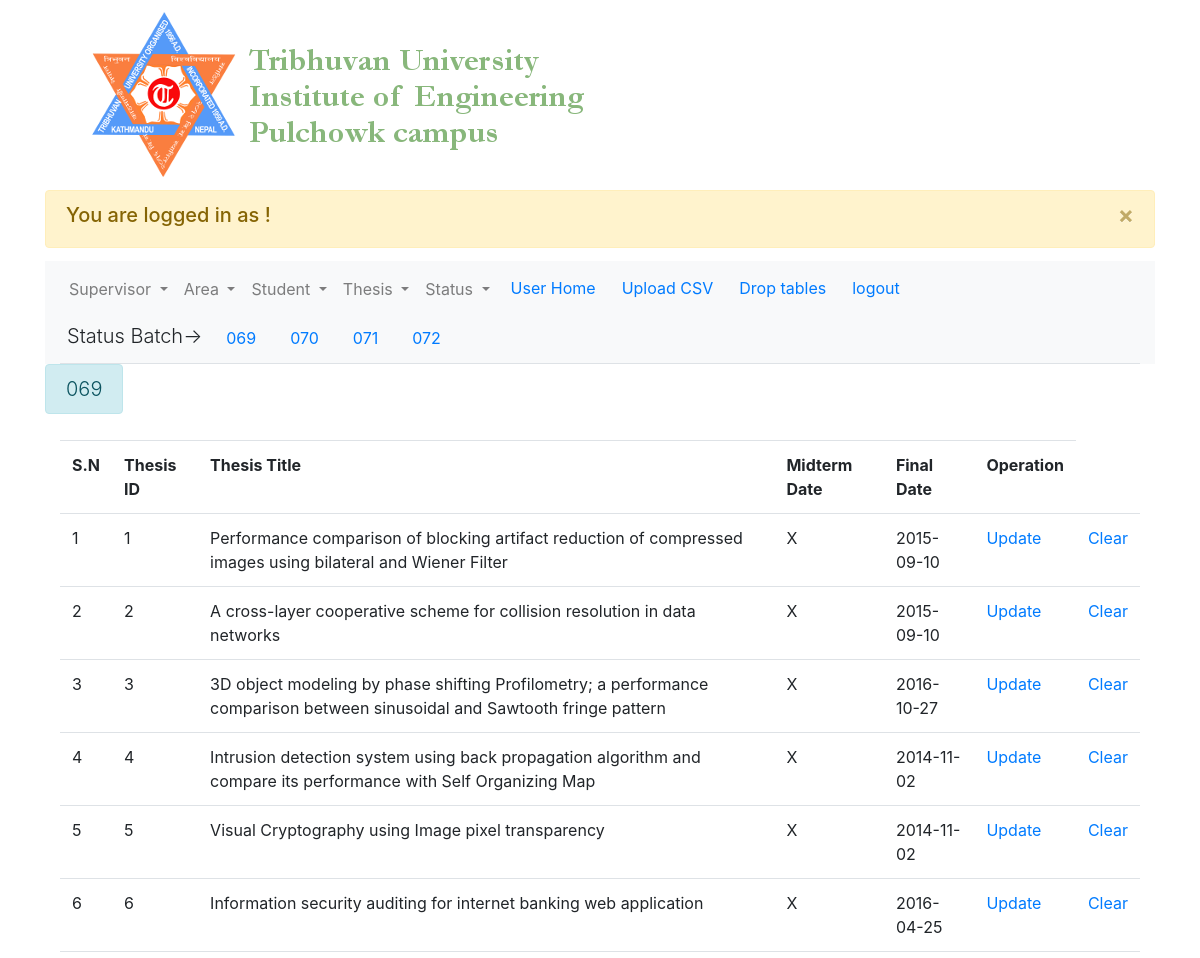
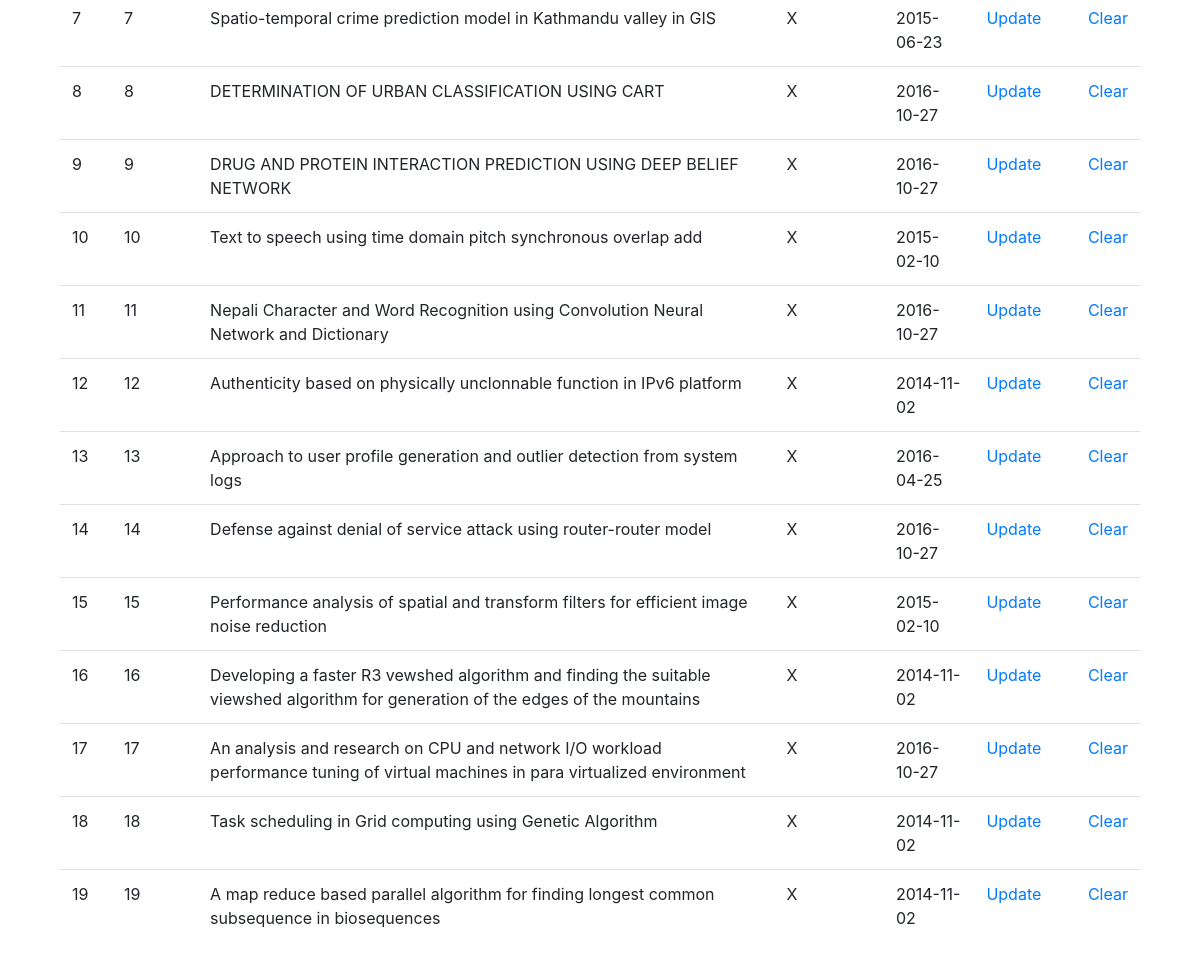
Page /updateStatusbyBatch.php?batch=069 (signed in) on the committed database (2 pictures, top to bottom).
### tables this page shows
CREATE TABLE `student_writes_thesis` (
  `writes_id` int(11) NOT NULL,
  `stud_batch` varchar(5) NOT NULL,
  `stud_depart` varchar(5) NOT NULL,
  `stud_rollno` varchar(5) NOT NULL,
  `thesis_id` int(11) NOT NULL
);

CREATE TABLE `status` (
  `thesis_id` int(11) NOT NULL,
  `mid_term` date DEFAULT NULL,
  `final` date DEFAULT NULL
);

CREATE TABLE `thesis` (
  `id` int(11) NOT NULL,
  `sup_id` int(11) NOT NULL,
  `title` varchar(250) NOT NULL
);

### updateStatusbyBatch.php (the view, shortened to what this page needs)
<?php
	if ($_SESSION['loggedin'])
	{
		include('statusbyBatch.php');
		$batch = $_GET['batch'];
		$query = "SELECT * FROM student_writes_thesis
		INNER JOIN student on stud_batch = batch and stud_depart = department and stud_rollno = class_rollno
		INNER JOIN thesis on thesis.id = student_writes_thesis.thesis_id
		INNER JOIN status on status.thesis_id = thesis.id
		where stud_batch = '$batch' ";
		$data = mysqli_query($conn, $query);
		$records = mysqli_num_rows($data);
		if($records != 0){
			?>	<div class="lead h3 alert alert-info" style="float:left;"><?php echo $batch;?></div>
				<div class="container">
				<table class="table" style="margin-top:7%;  ">
				    <tr>
				    	<th scope="col">S.N</th>
				    	<th scope="col">Thesis ID</th>
				      <th scope="col">Thesis Title</th>
				      <th scope="col">Midterm Date</th>
				      <th scope="col">Final Date</th>
				    <th scop="col">Operation</th>
				    </tr>
			<?php
			$sn = 0;
			while($fetch = mysqli_fetch_assoc($data)){
				if($fetch['mid_term'] != '0000-00-00'){
					$midterm = $fetch['mid_term'];
				}
				else{
					$midterm = 'X';
				}
				if($fetch['final'] != '0000-00-00'){
					$final = $fetch['final'];
				}
				else{
					$final = 'X';
				}
				echo "<tr>
						<td>".++$sn."</td>
						<td>".$fetch['thesis_id']."</td>
						<td>".$fetch['title']."</td>
						<td>".$midterm."</td>
						<td>".$final."</td>
						<td><a href='updateStatus.php?thesis_id=$fetch[thesis_id]&mdl_trm=$fetch[mid_term]&fnl=$fetch[final]&batch=$batch'>Update</a></td>
					 	<td><a href='deleteStatus.php?thesis_id=$fetch[thesis_id]&batch=$batch' onclick='return checkDelete()'>Clear</a></td>
					  </tr>";
			}
	}
	else{
		echo '<div class="alert alert-primary container" style=" margin-top:12%;" >No record Found.</div>';
	}
?>
				</table>
			</div>
		</body>
	</html>
	<?php
	}
else
{
	echo '<div class=" alert alert-warning "> You were not logged in !!!</div>';
	header('Location: adminIOE.html');
}
?>

### rows in the picture
student_writes_thesis: status.thesis_id "1", thesis.title "Performance comparison of blocking artifact reduction of compressed images using bilateral and Wiener Filter", status.mid_term "X", status.final "2015-09-10"
student_writes_thesis: status.thesis_id "2", thesis.title "A cross-layer cooperative scheme for collision resolution in data networks", status.mid_term "X", status.final "2015-09-10"
student_writes_thesis: status.thesis_id "3", thesis.title "3D object modeling by phase shifting Profilometry; a performance comparison between sinusoidal and Sawtooth fringe pattern", status.mid_term "X", status.final "2016-10-27"
student_writes_thesis: status.thesis_id "4", thesis.title "Intrusion detection system using back propagation algorithm and compare its performance with Self Organizing Map", status.mid_term "X", status.final "2014-11-02"
student_writes_thesis: status.thesis_id "5", thesis.title "Visual Cryptography using Image pixel transparency", status.mid_term "X", status.final "2014-11-02"
student_writes_thesis: status.thesis_id "6", thesis.title "Information security auditing for internet banking web application", status.mid_term "X", status.final "2016-04-25"
student_writes_thesis: status.thesis_id "7", thesis.title "Spatio-temporal crime prediction model in Kathmandu valley in GIS", status.mid_term "X", status.final "2015-06-23"
student_writes_thesis: status.thesis_id "8", thesis.title "DETERMINATION OF URBAN CLASSIFICATION USING CART", status.mid_term "X", status.final "2016-10-27"
student_writes_thesis: status.thesis_id "9", thesis.title "DRUG AND PROTEIN INTERACTION PREDICTION USING DEEP BELIEF NETWORK", status.mid_term "X", status.final "2016-10-27"
student_writes_thesis: status.thesis_id "10", thesis.title "Text to speech using time domain pitch synchronous overlap add", status.mid_term "X", status.final "2015-02-10"
student_writes_thesis: status.thesis_id "11", thesis.title "Nepali Character and Word Recognition using Convolution Neural Network and Dictionary", status.mid_term "X", status.final "2016-10-27"
student_writes_thesis: status.thesis_id "12", thesis.title "Authenticity based on physically unclonnable function in IPv6 platform", status.mid_term "X", status.final "2014-11-02"
student_writes_thesis: status.thesis_id "13", thesis.title "Approach to user profile generation and outlier detection from system logs", status.mid_term "X", status.final "2016-04-25"
student_writes_thesis: status.thesis_id "14", thesis.title "Defense against denial of service attack using router-router model", status.mid_term "X", status.final "2016-10-27"
student_writes_thesis: status.thesis_id "15", thesis.title "Performance analysis of spatial and transform filters for efficient image noise reduction", status.mid_term "X", status.final "2015-02-10"
student_writes_thesis: status.thesis_id "16", thesis.title "Developing a faster R3 vewshed algorithm and finding the suitable viewshed algorithm for generation of the edges of the mountains", status.mid_term "X", status.final "2014-11-02"
student_writes_thesis: status.thesis_id "17", thesis.title "An analysis and research on CPU and network I/O workload performance tuning of virtual machines in para virtualized environment", status.mid_term "X", status.final "2016-10-27"
student_writes_thesis: status.thesis_id "18", thesis.title "Task scheduling in Grid computing using Genetic Algorithm", status.mid_term "X", status.final "2014-11-02"
student_writes_thesis: status.thesis_id "19", thesis.title "A map reduce based parallel algorithm for finding longest common subsequence in biosequences", status.mid_term "X", status.final "2014-11-02"

### other values in the picture
$temp "069"
$temp "070"
$temp "071"
$temp "072"
$batch "069"
